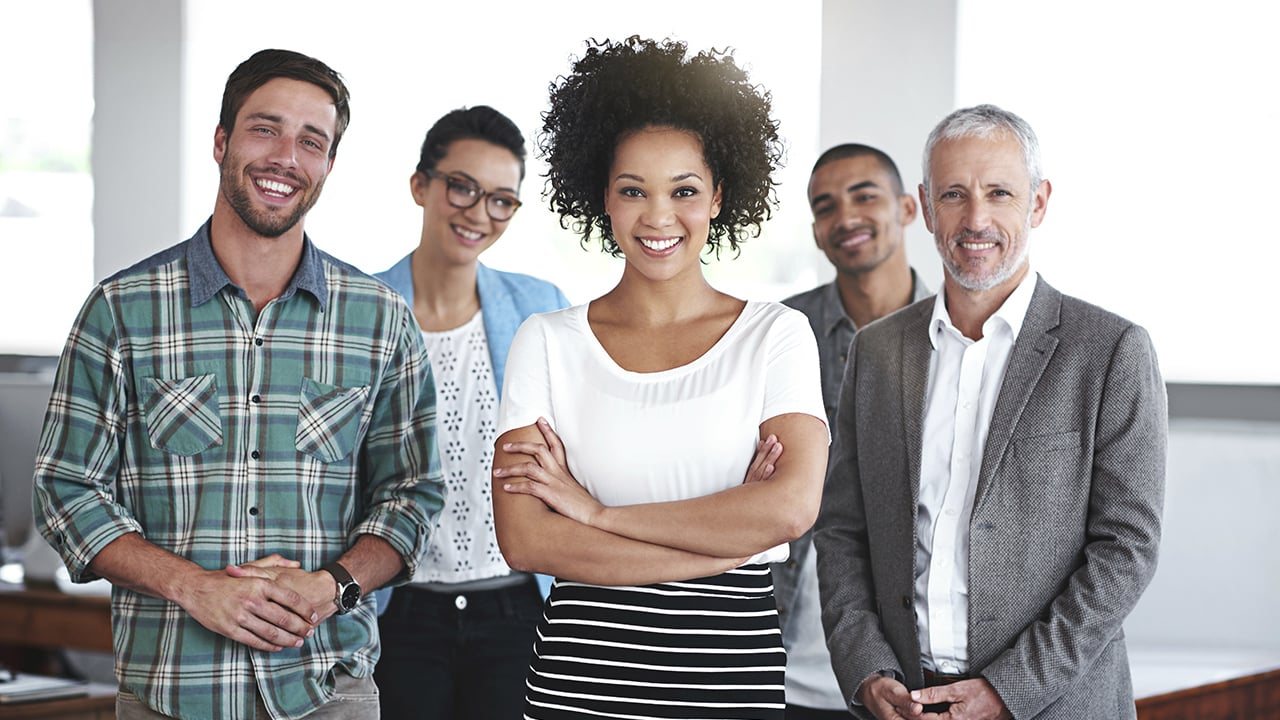
#> input picture team.jpg, 1280 x 720 px
$ python detectface.py
#> lines starting #> are read from the running program, lines starting #| are printed output that depends on the picture; after the words box and inside, x2 and y2 are one past the last pixel; in counts of white or black regions, pixels touching at a corner belong together
import cv2

face_cascade=cv2.CascadeClassifier("C:\opencv-master\opencv-master\data\haarcascades_cuda\haarcascade_frontalface_default.xml")
color_img=cv2.imread('team.jpg',1)
#> color_img is the input picture: shape (720, 1280, 3); mean B, G, R 161.6, 161.6, 164.6

img=cv2.cvtColor(color_img,cv2.COLOR_BGR2GRAY)
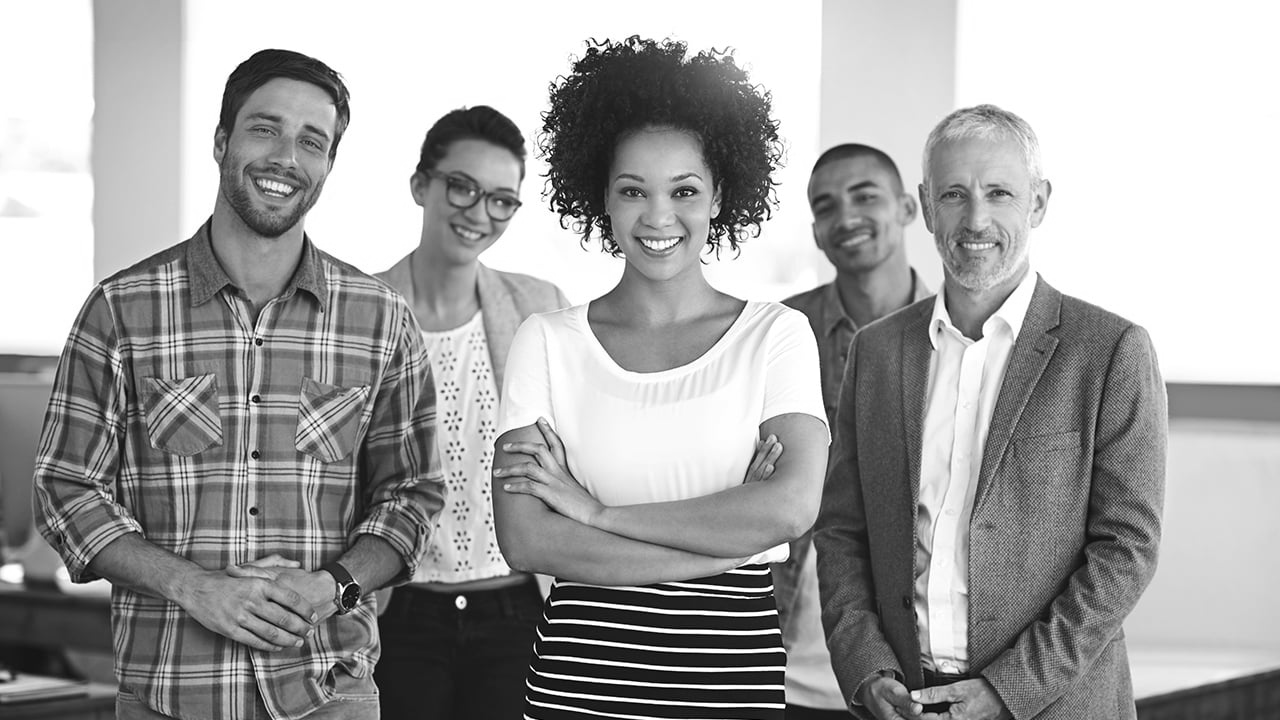
#> img: shape (720, 1280); min 0, max 255, mean 162.5

faces=face_cascade.detectMultiScale(img,1.1,5)
#> faces = [[1035, 411, 56, 56], [593, 142, 129, 129], [919, 152, 115, 115], [793, 158, 107, 107], [404, 142, 122, 122], [216, 80, 140, 140]]

print (len(faces))
#| 6


for x,y,w,h in faces:
	color_img=cv2.rectangle(color_img,(x,y),(x+w,y+h),(0,255,0),3)
#> this loop made 6 passes
#> pass 1, `color_img=cv2.rectangle(color_img,(x,y),(x+w,y+h),(0,255,0),3)`:
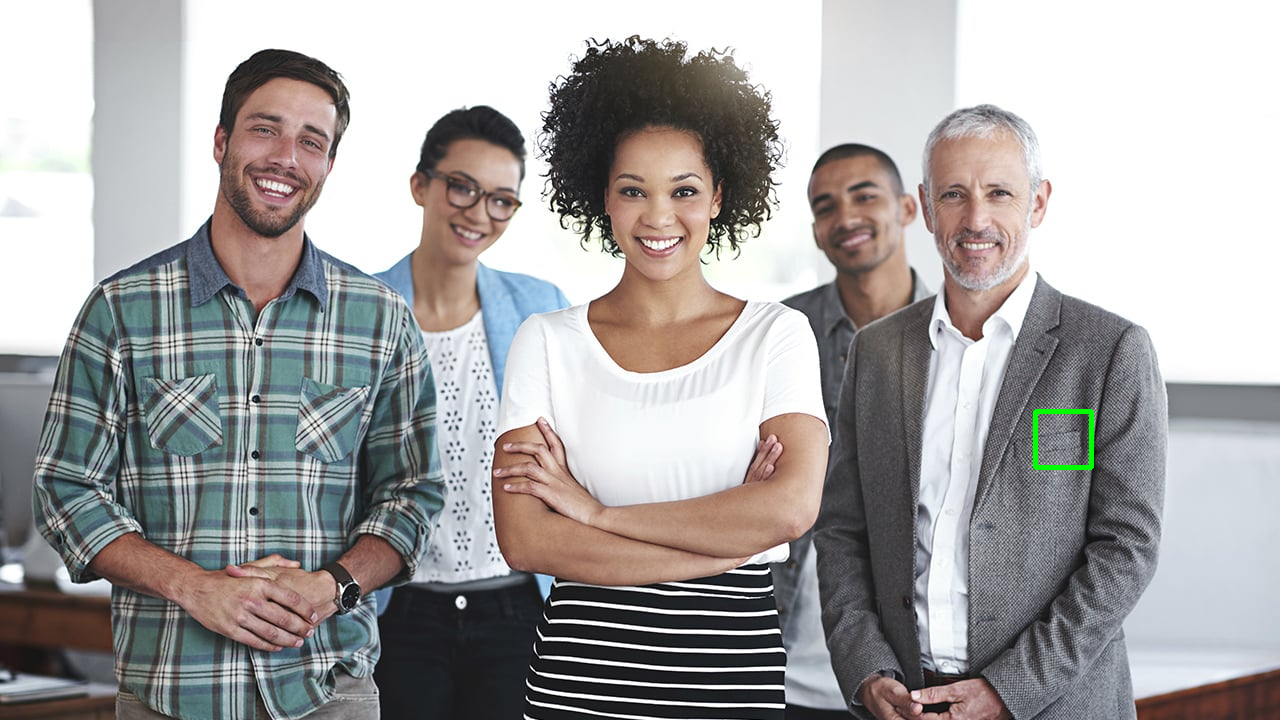
#> color_img: shape (720, 1280, 3); 0.12% of pixels changed, all inside (x1, y1, x2, y2) = (1033, 409, 1094, 470)
#> pass 3, `color_img=cv2.rectangle(color_img,(x,y),(x+w,y+h),(0,255,0),3)`:
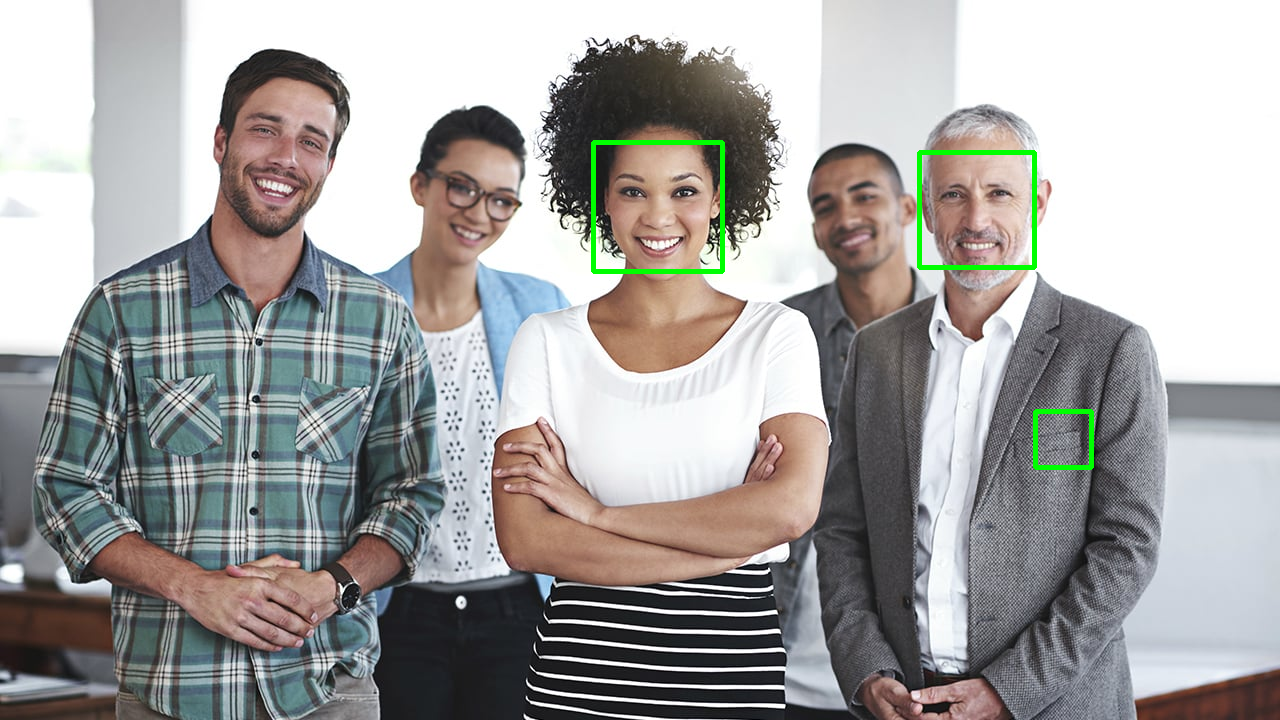
#> color_img: shape (720, 1280, 3); mean B, G, R 160.7, 162.3, 163.5
#> after the loop:
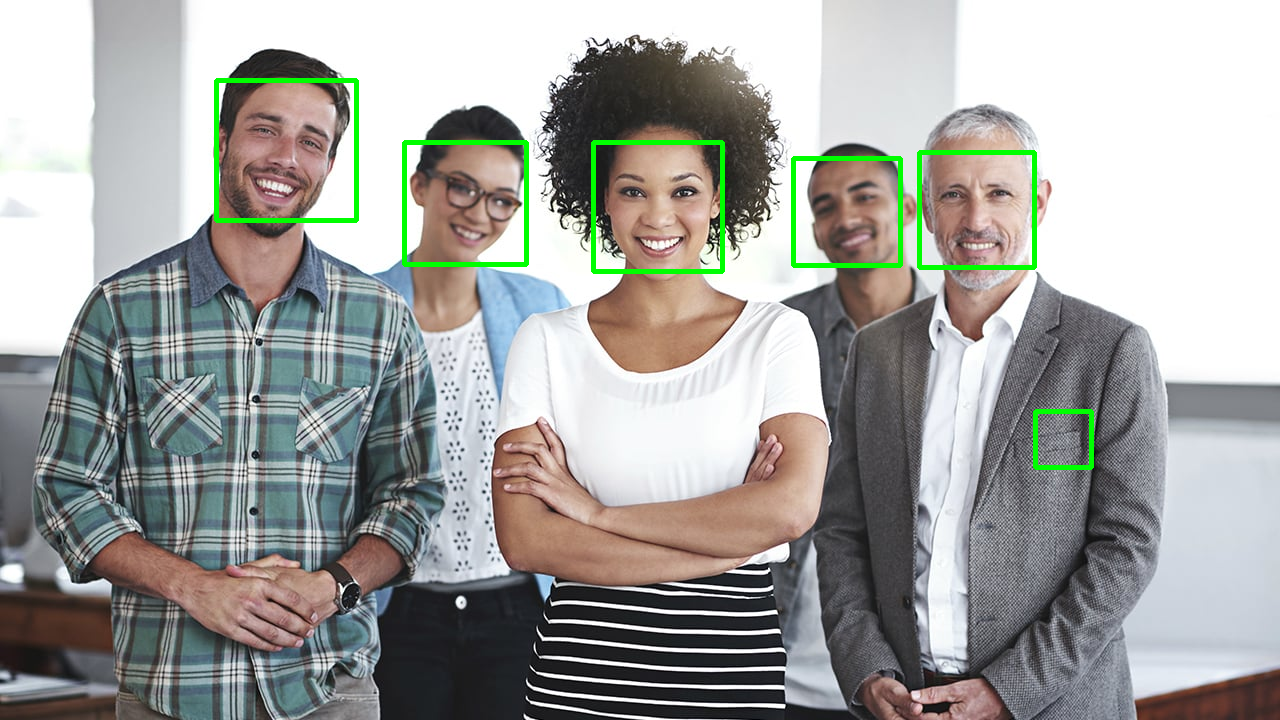
#> color_img: shape (720, 1280, 3); 0.8% of pixels changed, all inside (x1, y1, x2, y2) = (214, 78, 903, 268)

cv2.imshow("title",color_img)
cv2.waitKey(0)
cv2.destroyAllWindows()
